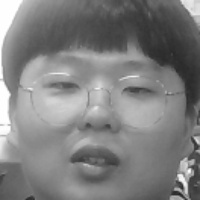
#> input picture faces/user1.jpg, 200 x 200 px, found by its file name
$ python Facial_Recognition_Part3.py
#> lines starting #> are read from the running program, lines starting #| are printed output that depends on the picture; after the words box and inside, x2 and y2 are one past the last pixel; in counts of white or black regions, pixels touching at a corner belong together
import cv2
import numpy as np
from os import listdir
from os.path import isfile, join

# 'faces' 디렉토리에 저장된 이미지 파일 목록을 가져옴
data_path = 'faces/'
onlyfiles = [f for f in listdir(data_path) if isfile(join(data_path, f))]

# 학습 데이터와 레이블을 저장할 리스트 초기화
Training_Data, Labels = [], []

# 이미지 파일과 레이블을 순회하면서 학습 데이터 구축
for i, files in enumerate(onlyfiles):
    image_path = data_path + onlyfiles[i]
    images = cv2.imread(image_path, cv2.IMREAD_GRAYSCALE)
#> images is the input picture: shape (200, 200); min 35, max 255, mean 127.5
    Training_Data.append(np.asarray(images, dtype=np.uint8))
    Labels.append(i)

# Labels 리스트를 NumPy 배열로 변환
Labels = np.asarray(Labels, dtype=np.int32)

# LBPH 얼굴 인식기 생성 및 학습
model = cv2.face_LBPHFaceRecognizer.create()
model.train(np.asarray(Training_Data), np.asarray(Labels))

# 얼굴을 감지하는 Haar Cascade 분류기 로드
face_classifier = cv2.CascadeClassifier('D:/kopo/attending/POLYS/PJ/back/Facial-Recognition-master/haarcascade_frontalface_default.xml')

# 얼굴을 감지하고 인식하는 함수 정의
def face_detector(img, size=0.5):
    gray = cv2.cvtColor(img, cv2.COLOR_BGR2GRAY)
    faces = face_classifier.detectMultiScale(gray, 1.3, 5)

    if faces is ():
        return img, []

    for (x, y, w, h) in faces:
        cv2.rectangle(img, (x, y), (x + w, y + h), (0, 255, 255), 2)
        roi = img[y:y + h, x:x + w]
        roi = cv2.resize(roi, (200, 200))

    return img, roi

# 웹캠 열기
cap = cv2.VideoCapture(0)

while True:
    # 웹캠에서 프레임 읽기
    ret, frame = cap.read()
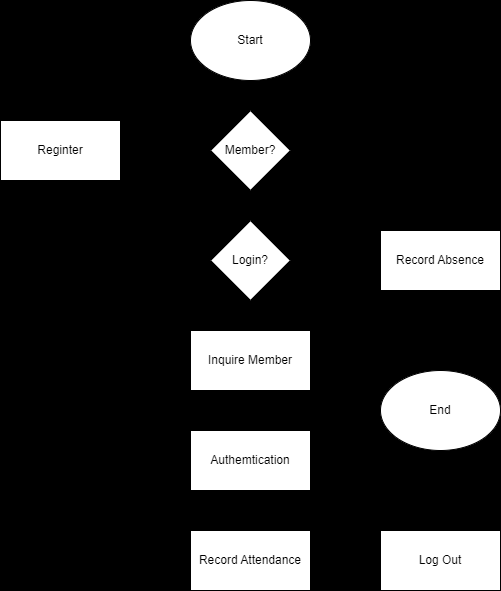
#> input picture Document/BEDoc/flow.drawio.png, 501 x 591 px, given in place of the camera
#> frame is the input picture: shape (591, 501, 3); min 0, max 255, mean 53.1

    # 얼굴 감지 함수를 사용하여 얼굴 추출
    image, face = face_detector(frame)
#> in face_detector, `faces = face_classifier.detectMultiScale(gray, 1.3, 5)`: faces = ()
#> face = []

    try:
        # 얼굴 이미지를 회색조로 변환
        face = cv2.cvtColor(face, cv2.COLOR_BGR2GRAY)

        # 학습된 모델을 사용하여 얼굴 인식 시도
        result = model.predict(face)

        if result[1] < 500:
            confidence = int(100 * (1 - result[1] / 300))
            display_string = str(confidence) + '% Confidence it is user'

        # 화면에 인식 결과 표시
        cv2.putText(image, display_string, (100, 120), cv2.FONT_HERSHEY_COMPLEX, 1, (250, 120, 255), 2)

        if confidence > 75:
            cv2.putText(image, "Unlocked", (250, 450), cv2.FONT_HERSHEY_COMPLEX, 1, (0, 255, 0), 2)
            cv2.imshow('Face Cropper', image)
        else:
            cv2.putText(image, "Locked", (250, 450), cv2.FONT_HERSHEY_COMPLEX, 1, (0, 0, 255), 2)
            cv2.imshow('Face Cropper', image)

    except:
        cv2.putText(image, "Face Not Found", (250, 450), cv2.FONT_HERSHEY_COMPLEX, 1, (255, 0, 0), 2)
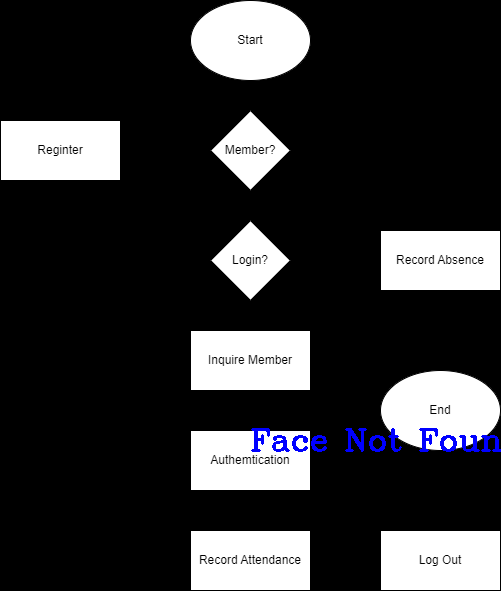
#> image: shape (591, 501, 3); 0.66% of pixels changed, all inside (x1, y1, x2, y2) = (251, 428, 501, 452)
        cv2.imshow('Face Cropper', image)
        pass

    # 'Enter' 키를 누르면 루프 종료
    if cv2.waitKey(1) == 13:
#> (key Esc is pressed here)
        break

# 웹캠 해제 및 창 닫기
cap.release()
cv2.destroyAllWindows()
